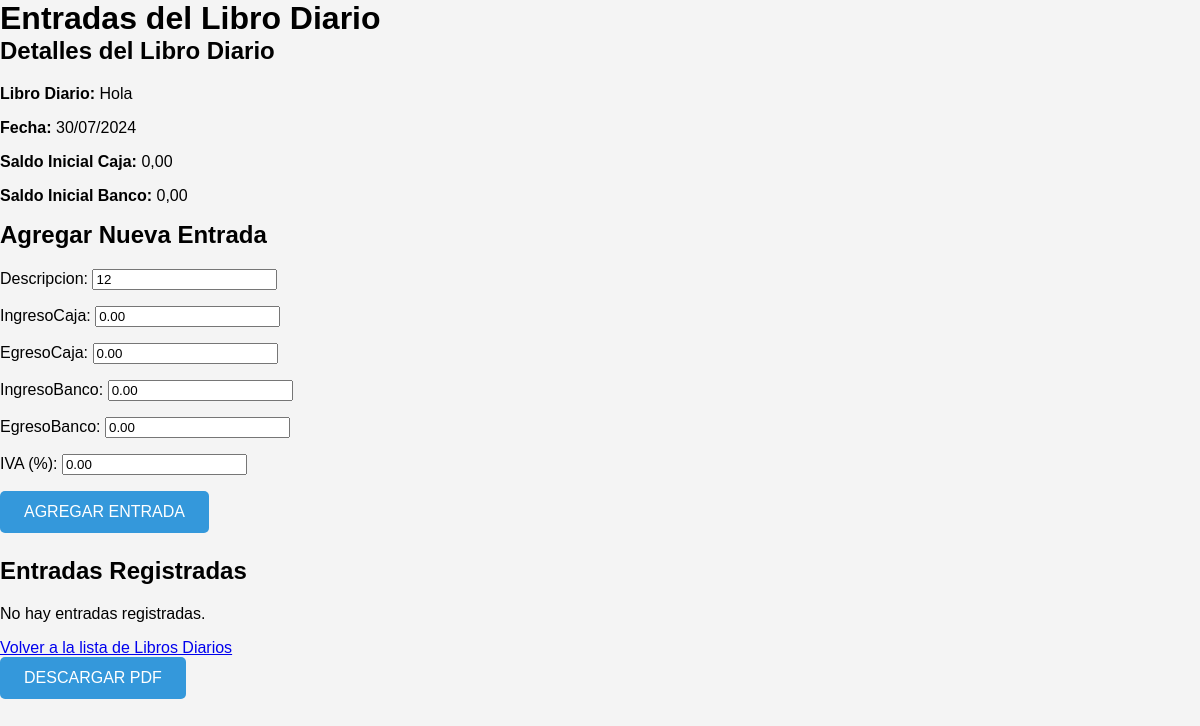
Page /entrada/32/modificar/ on the committed database.
### AplicacionLibro/models.py (models this page shows, shortened)
class LibroDiario(models.Model):
    fecha = models.DateField()
    descripcion = models.CharField(max_length=100)
    saldoInicialCaja = models.DecimalField(max_digits=18, decimal_places=2, default=0)
    saldoInicialBanco = models.DecimalField(max_digits=18, decimal_places=2, default=0)
    saldoFinalCaja = models.DecimalField(max_digits=18, decimal_places=2, default=0, editable=False)
    saldoFinalBanco = models.DecimalField(max_digits=18, decimal_places=2, default=0, editable=False)
    ivaIngresoTotal = models.DecimalField(max_digits=18, decimal_places=2, default=0, editable=False)
    ivaEgresoTotal = models.DecimalField(max_digits=18, decimal_places=2, default=0, editable=False)
    def __str__(self):
        return self.descripcion

class EntradaDiario(models.Model):
    descripcion = models.CharField(max_length=255)
    ingresoCaja = models.DecimalField(max_digits=10, decimal_places=2, default=0)
    egresoCaja = models.DecimalField(max_digits=10, decimal_places=2, default=0)
    ingresoBanco = models.DecimalField(max_digits=10, decimal_places=2, default=0)
    egresoBanco = models.DecimalField(max_digits=10, decimal_places=2, default=0)
    iva = models.DecimalField(max_digits=5, decimal_places=2, default=0)  # IVA en porcentaje
    ivaIngreso = models.DecimalField(max_digits=10, decimal_places=2, default=0, editable=False)
    ivaEgreso = models.DecimalField(max_digits=10, decimal_places=2, default=0, editable=False)
    libroDiario = models.ForeignKey('LibroDiario', on_delete=models.CASCADE)
    fecha = models.DateField()

### AplicacionLibro/views.py (the view)
# urls.py: path('entrada/<int:entrada_id>/modificar/', views.modificar_entrada, name='modificar_entrada'),
def modificar_entrada(request, entrada_id):
    entrada = get_object_or_404(EntradaDiario, id=entrada_id)
    if request.method == 'POST':
        form = EntradaDiarioForm(request.POST, instance=entrada)
        if form.is_valid():
            form.save()
            entrada.libroDiario.calcular_saldo_final()
            entrada.libroDiario.save()
            return redirect('entrada_diario', libro_diario_id=entrada.libroDiario.id)
    else:
        form = EntradaDiarioForm(instance=entrada)
    return render(request, 'EntradaDiario.html', {'form': form, 'libro_diario': entrada.libroDiario})

### AplicacionLibro/forms.py
class EntradaDiarioForm(forms.ModelForm):
    class Meta:
        model = EntradaDiario
        exclude = ['numeroComprobante', 'ivaIngreso', 'ivaEgreso', 'fecha', 'libroDiario']  # Excluye los campos
        widgets = {
            'descripcion': forms.TextInput(attrs={'placeholder': 'Descripción'}),
            'ingresoCaja': forms.NumberInput(attrs={'placeholder': 'Ingreso Caja'}),
            'egresoCaja': forms.NumberInput(attrs={'placeholder': 'Egreso Caja'}),
            'ingresoBanco': forms.NumberInput(attrs={'placeholder': 'Ingreso Banco'}),
            'egresoBanco': forms.NumberInput(attrs={'placeholder': 'Egreso Banco'}),
            'iva': forms.NumberInput(attrs={'placeholder': 'IVA (%)'})
        }
    iva = forms.DecimalField(max_digits=5, decimal_places=2, initial=0, label='IVA (%)')

### templates/EntradaDiario.html (shortened to what this page needs)
{% load static %}
<!DOCTYPE html>
<html lang="es">
<head>
    <link rel="stylesheet" type="text/css" href="{% static 'css/entrada_diario.css' %}">
</head>
<body>
    <div id="content">
        <h1>Entradas del Libro Diario</h1>
        <div>
            <h2>Detalles del Libro Diario</h2>
            <p><strong>Libro Diario:</strong> {{ libro_diario }}</p>
            <p><strong>Fecha:</strong> {{ libro_diario.fecha|date:"d/m/Y" }}</p>
            <p><strong>Saldo Inicial Caja:</strong> {{ libro_diario.saldoInicialCaja }}</p>
            <p><strong>Saldo Inicial Banco:</strong> {{ libro_diario.saldoInicialBanco }}</p>
        </div>
        <div>
            <h2>Agregar Nueva Entrada</h2>
            <form method="post">
                {{ form.as_p }}
                <button type="submit">Agregar Entrada</button>
            </form>
        </div>
        <div>
            <h2>Entradas Registradas</h2>
            {% if entradas %}
                <table>
                    <thead>
                        <tr>
                            <th>ID Comprobante</th>
                            <th>Concepto</th>
                            <th>Monto</th>
                            <th>IVA%</th>
                            <th>Total IVA</th>
                            <th>Tipo</th>
                            <th>Fuente</th>
                            <th>Acciones</th>
                        </tr>
                    </thead>
                    <tbody>
                        {% for entrada in entradas %}
                            <tr>
                                <td>{{ entrada.id }}</td>
                                <td>{{ entrada.descripcion }}</td>
                                <td>{{ entrada.ingresoCaja|add:entrada.egresoCaja|add:entrada.ingresoBanco|add:entrada.egresoBanco }}</td>
                                <td>{{ entrada.iva }}</td>
                                <td>{{ entrada.iva_total }}</td>
                                <td data-tipo="{% if entrada.ingresoCaja or entrada.ingresoBanco %}Ingreso{% else %}Egreso{% endif %}"></td>
                                <td data-fuente="{% if entrada.ingresoCaja or entrada.egresoCaja %}Caja{% elif entrada.ingresoBanco or entrada.egresoBanco %}Banco{% endif %}"></td>
                                <td>
                                    <a href="{% url 'modificar_entrada' entrada.id %}">Modificar</a>
                                    <a href="{% url 'eliminar_entrada' entrada.id %}" onclick="return confirm('¿Estás seguro de que quieres eliminar esta entrada?');">Eliminar</a>
                                </td>
                            </tr>
                        {% empty %}
                            <tr>
                                <td colspan="8">No hay entradas registradas.</td>
                            </tr>
                        {% endfor %}
                    </tbody>
                </table>
            {% else %}
                <p>No hay entradas registradas.</p>
            {% endif %}
        </div>
        <div>
            <a href="{% url 'libro_diario' %}">Volver a la lista de Libros Diarios</a>
        </div>
    </div>
    <button onclick="generatePDF()">Descargar PDF</button>
</body>
</html>

### static/css/entrada_diario.css (style rules this page uses)
body { font-family: Arial, sans-serif; background-color: #f4f4f4; margin: 0; padding: 0; }
h1 { margin: 0; }
h2 { margin-top: 0; }
form { margin-bottom: 1.5em; }
button { background-color: #3498db; border: none; color: #fff; padding: 0.75em 1.5em; text-transform: uppercase; border-radius: 5px; cursor: pointer; font-size: 16px; }

### rows in the picture
LibroDiario: descripcion "Hola", fecha "30/07/2024", saldoInicialCaja "0,00", saldoInicialBanco "0,00"
EntradaDiario: descripcion "12", ingresoCaja "0.00", egresoCaja "0.00", ingresoBanco "0.00", egresoBanco "0.00", iva "0.00"
